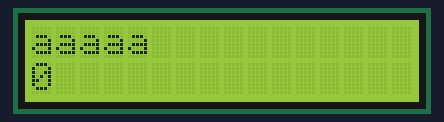
Recording of a sketch running on a simulated Arduino Uno, built with avr-gcc and run on an emulated ATmega328P. Shown: 16×2 character LCD.

Above: at 0.1 s.
At 4.1 s:
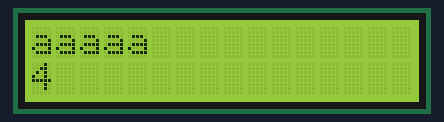
At 9.1 s:
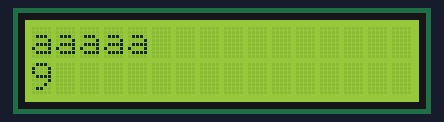
At 19.1 s:
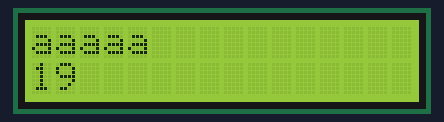
At 29.1 s:
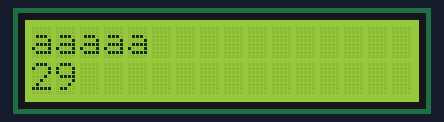
At 39.1 s:
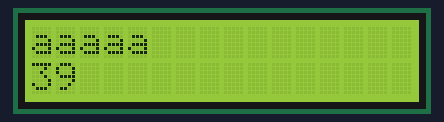

Measured:
- what the display in image 1 shows lasts 1.0 s, from 4.0 s to 5.0 s

The sketch:

lcd.ino
```cpp
#include<Arduino.h>
#include<LiquidCrystal.h>

// 初始化针脚
const int rs = 9, en = 8, d4 = 7, d5 = 6, d6 = 5, d7 = 4;
LiquidCrystal lcd(rs, en, d4, d5, d6, d7);

void setup() {
    //设置LCD要显示的列数、行数，即2行16列
    lcd.begin(16, 2);
    int i=5;
    while(i--){
        lcd.write('a');
    }
}

void loop() {
    //设置光标定位到第0列，第1行（从0开始）
    lcd.setCursor(0, 1);
    //打印从重置后的秒数
    lcd.print( millis() / 1000);
}
```
